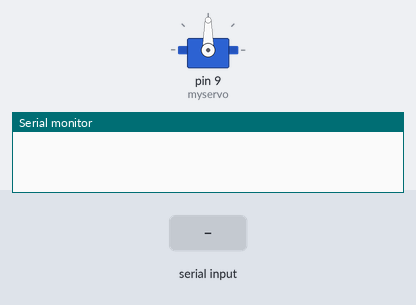
Bench run of a sketch on a simulated Arduino Uno, built with avr-gcc and run on an emulated ATmega328P. On the bench: servo, the last lines printed to the serial monitor. Inputs (shaded band) come from the test bench.

Above: at 1.2 s.
1.3 s: "f success" received over Serial
At 2.4 s:
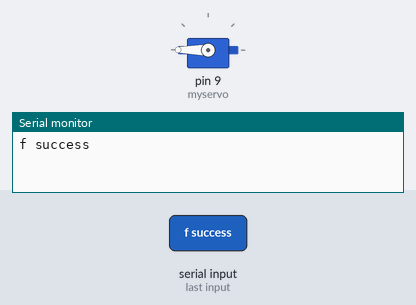
2.8 s: "1" received over Serial
Timing chart, 0 to 6.9 s (numbered marks = the images above; inputs shaded):
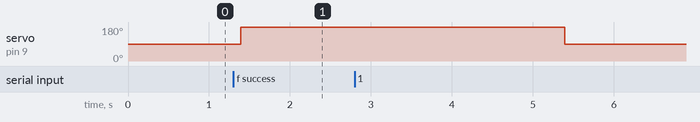

Measured:
- after the input at 1.3 s, servo on pin 9 (myservo): 90° → 180° after 0.09 s

The sketch:

Final_Code.ino
```cpp
String readString;
#include <Servo.h>

Servo myservo;


void setup()
{
  Serial.begin(9600);
  myservo.attach(9);
}
void loop()
{
  while(Serial.available())    //Check if there are available bytes to read
  {
    delay(10);                 //Delay to make it stable
    char c = Serial.read();    //Conduct a serial read
    if (c == '#'){
      break;                   //Stop the loop once # is detected after a word
    }
    readString += c;                //Means readString = readString + c
  }
    if (readString.length() >0)
    {
      Serial.println(readString);

     if(readString == "f success"){
        myservo.write(180);
        delay(4000);
        myservo.write(90);
      }
      readString="";
    }
}
```
